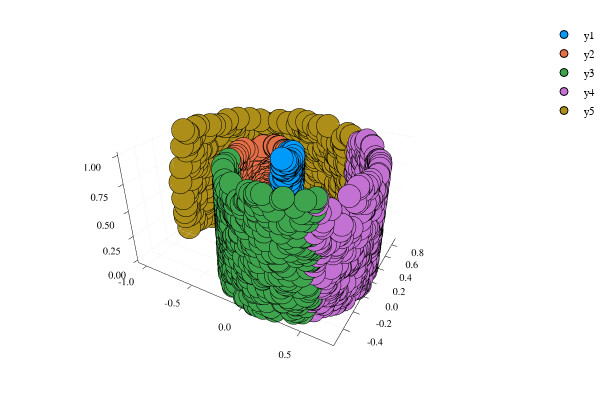

The code cell stored with this chart in its notebook:
### Markdown cell above
Now we can we can visualize the data as follows:

### Code cell
n = 2000

p = genData(n)
scatter(p[1:400,1], p[1:400,2], p[1:400,3])
scatter!(p[401:800,1], p[401:800,2], p[401:800,3])
scatter!(p[801:1200,1], p[801:1200,2], p[801:1200,3])
scatter!(p[1201:1600,1], p[1201:1600,2], p[1201:1600,3])
scatter!(p[1601:end,1], p[1601:end,2], p[1601:end,3])

### Figure 1 — Plotly figure (JSON) as saved in the notebook; plotly's stock layout.template omitted (floating-point values rounded to 4 significant figures; data arrays with more than 128 entries replaced by an {"elided": "..."} marker saying what was removed)
{"data": [{"colorbar": {"title": ""}, "hoverinfo": "text", "legendgroup": "y1", "marker": {"color": "rgba(0, 154, 250, 1.000)", "line": {"color": "rgba(0, 0, 0, 1.000)", "width": 1}, "size": 8, "symbol": "circle"}, "mode": "markers", "name": "y1", "showlegend": true, "text": {"elided": "400 null values"}, "type": "scatter3d", "x": {"elided": "400 float values"}, "xaxis": "x1", "y": {"elided": "400 float values"}, "yaxis": "y1", "z": {"elided": "400 float values"}}, {"colorbar": {"title": ""}, "hoverinfo": "text", "legendgroup": "y2", "marker": {"color": "rgba(227, 111, 71, 1.000)", "line": {"color": "rgba(0, 0, 0, 1.000)", "width": 1}, "size": 8, "symbol": "circle"}, "mode": "markers", "name": "y2", "showlegend": true, "text": {"elided": "400 null values"}, "type": "scatter3d", "x": {"elided": "400 float values"}, "xaxis": "x1", "y": {"elided": "400 float values"}, "yaxis": "y1", "z": {"elided": "400 float values"}}, {"colorbar": {"title": ""}, "hoverinfo": "text", "legendgroup": "y3", "marker": {"color": "rgba(62, 164, 78, 1.000)", "line": {"color": "rgba(0, 0, 0, 1.000)", "width": 1}, "size": 8, "symbol": "circle"}, "mode": "markers", "name": "y3", "showlegend": true, "text": {"elided": "400 null values"}, "type": "scatter3d", "x": {"elided": "400 float values"}, "xaxis": "x1", "y": {"elided": "400 float values"}, "yaxis": "y1", "z": {"elided": "400 float values"}}, {"colorbar": {"title": ""}, "hoverinfo": "text", "legendgroup": "y4", "marker": {"color": "rgba(195, 113, 210, 1.000)", "line": {"color": "rgba(0, 0, 0, 1.000)", "width": 1}, "size": 8, "symbol": "circle"}, "mode": "markers", "name": "y4", "showlegend": true, "text": {"elided": "400 null values"}, "type": "scatter3d", "x": {"elided": "400 float values"}, "xaxis": "x1", "y": {"elided": "400 float values"}, "yaxis": "y1", "z": {"elided": "400 float values"}}, {"colorbar": {"title": ""}, "hoverinfo": "text", "legendgroup": "y5", "marker": {"color": "rgba(172, 142, 24, 1.000)", "line": {"color": "rgba(0, 0, 0, 1.000)", "width": 1}, "size": 8, "symbol": "circle"}, "mode": "markers", "name": "y5", "showlegend": true, "text": {"elided": "400 null values"}, "type": "scatter3d", "x": {"elided": "400 float values"}, "xaxis": "x1", "y": {"elided": "400 float values"}, "yaxis": "y1", "z": {"elided": "400 float values"}}], "layout": {"annotations": [], "height": 400, "legend": {"bgcolor": "rgba(255, 255, 255, 1.000)", "bordercolor": "rgba(0, 0, 0, 1.000)", "font": {"color": "rgba(0, 0, 0, 1.000)", "family": "sans-serif", "size": 11}, "tracegroupgap": 0, "x": 1, "y": 1}, "margin": {"b": 20, "l": 0, "r": 0, "t": 20}, "paper_bgcolor": "rgba(255, 255, 255, 1.000)", "plot_bgcolor": "rgba(255, 255, 255, 1.000)", "scene": {"camera": {"eye": {"x": 1.126, "y": -1.95, "z": 1.3}}, "xaxis": {"anchor": "y1", "domain": [0.06582, 0.9934], "gridcolor": "rgba(0, 0, 0, 0.100)", "gridwidth": 0.5, "linecolor": "rgba(0, 0, 0, 1.000)", "mirror": false, "range": [-1.099, 0.7594], "showgrid": true, "showline": true, "showticklabels": true, "tickangle": 0, "tickcolor": "rgb(0, 0, 0)", "tickfont": {"color": "rgba(0, 0, 0, 1.000)", "family": "sans-serif", "size": 11}, "tickmode": "array", "ticks": "inside", "ticktext": ["-1.0", "-0.5", "0.0", "0.5"], "tickvals": [-1, -0.5, 0, 0.5], "title": "", "titlefont": {"color": "rgba(0, 0, 0, 1.000)", "family": "sans-serif", "size": 15}, "type": "-", "visible": true, "zeroline": false, "zerolinecolor": "rgba(0, 0, 0, 1.000)"}, "yaxis": {"anchor": "x1", "domain": [0.03762, 0.9902], "gridcolor": "rgba(0, 0, 0, 0.100)", "gridwidth": 0.5, "linecolor": "rgba(0, 0, 0, 1.000)", "mirror": false, "range": [-0.5774, 0.9221], "showgrid": true, "showline": true, "showticklabels": true, "tickangle": 0, "tickcolor": "rgb(0, 0, 0)", "tickfont": {"color": "rgba(0, 0, 0, 1.000)", "family": "sans-serif", "size": 11}, "tickmode": "array", "ticks": "inside", "ticktext": ["-0.4", "-0.2", "0.0", "0.2", "0.4", "0.6", "0.8"], "tickvals": [-0.4, -0.2, 0, 0.2, 0.4, 0.6, 0.8], "title": "", "titlefont": {"color": "rgba(0, 0, 0, 1.000)", "family": "sans-serif", "size": 15}, "type": "-", "visible": true, "zeroline": false, "zerolinecolor": "rgba(0, 0, 0, 1.000)"}, "zaxis": {"gridcolor": "rgba(0, 0, 0, 0.100)", "gridwidth": 0.5, "linecolor": "rgba(0, 0, 0, 1.000)", "mirror": false, "range": [-0.02909, 1.03], "showgrid": true, "showline": true, "showticklabels": true, "tickangle": 0, "tickcolor": "rgb(0, 0, 0)", "tickfont": {"color": "rgba(0, 0, 0, 1.000)", "family": "sans-serif", "size": 11}, "tickmode": "array", "ticks": "inside", "ticktext": ["0.00", "0.25", "0.50", "0.75", "1.00"], "tickvals": [0, 0.25, 0.5, 0.75, 1], "title": "", "titlefont": {"color": "rgba(0, 0, 0, 1.000)", "family": "sans-serif", "size": 15}, "type": "-", "visible": true, "zeroline": false, "zerolinecolor": "rgba(0, 0, 0, 1.000)"}}, "showlegend": true, "width": 600}}
